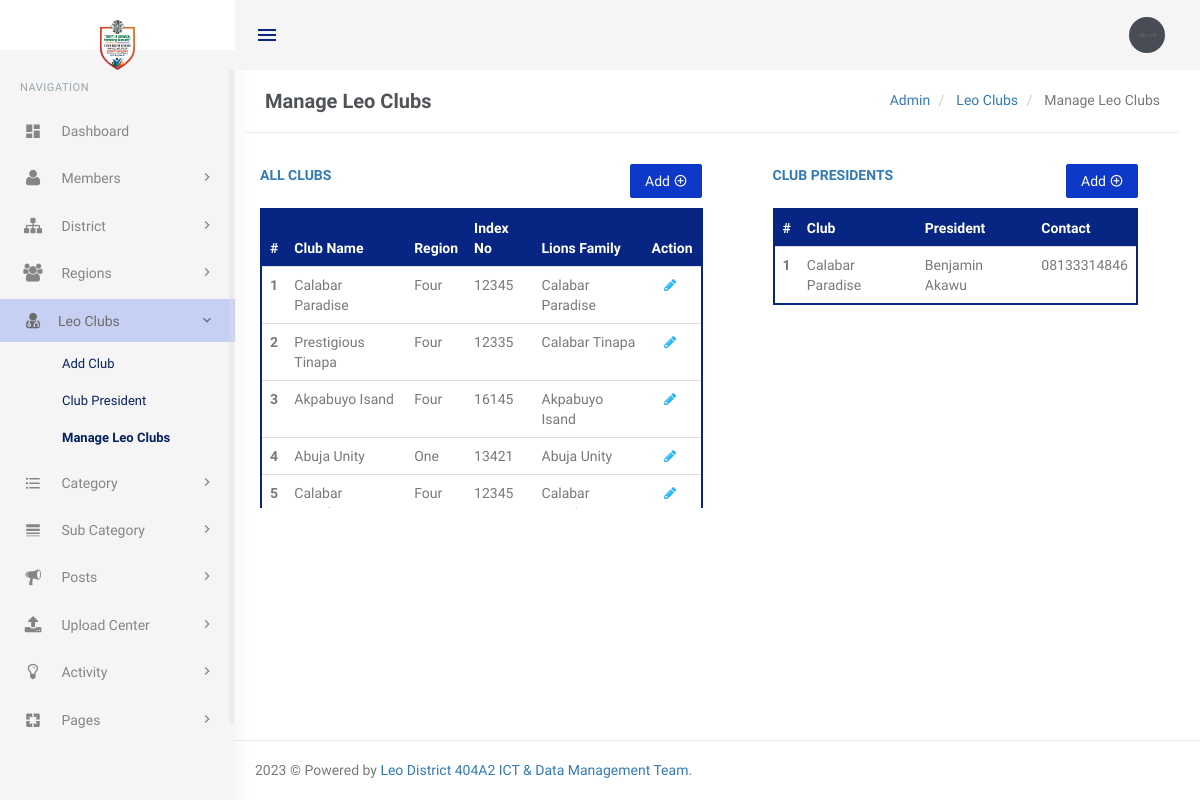
Before: /app/leo-clubs (signed in) with the older database file.
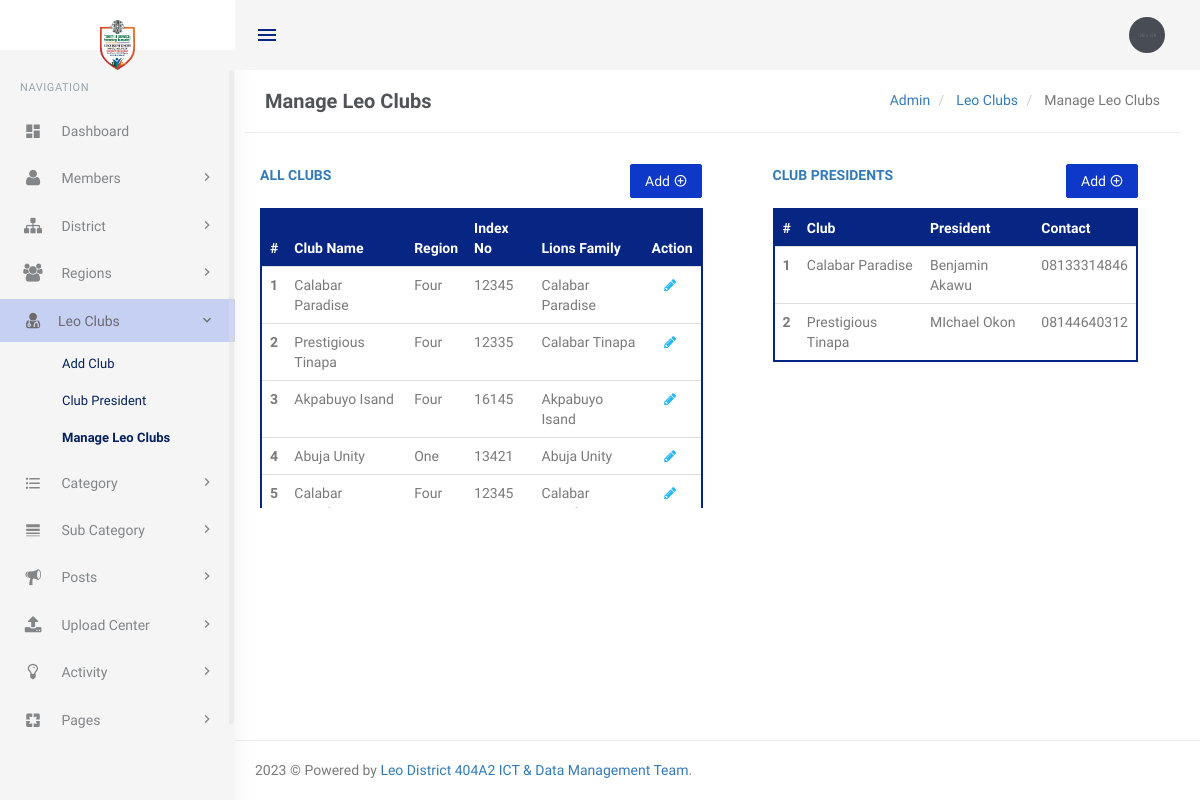
After: the same page with the newer database file.
### tables this page shows
CREATE TABLE `tblclubs` (
  `clubID` int(11) NOT NULL,
  `regionID` int(11) NOT NULL,
  `clubName` varchar(60) NOT NULL,
  `indexNo` varchar(10) DEFAULT NULL,
  `SponsorLions` varchar(60) NOT NULL,
  `dateUpdated` datetime DEFAULT current_timestamp(),
  `updatedBy` int(11) DEFAULT NULL,
  `isActive` int(1) NOT NULL DEFAULT 1
);

CREATE TABLE `tblregion` (
  `regionID` int(11) NOT NULL,
  `region` varchar(20) NOT NULL,
  `dateUpdated` timestamp NOT NULL DEFAULT current_timestamp(),
  `updatedBy` int(11) NOT NULL,
  `isActive` int(1) NOT NULL DEFAULT 1
);

CREATE TABLE `tblclubpresidents` (
  `presidentID` int(11) NOT NULL,
  `president` int(11) DEFAULT NULL,
  `clubID` int(11) DEFAULT NULL,
  `serviceYr` int(11) DEFAULT NULL,
  `dateUpdated` datetime DEFAULT current_timestamp(),
  `updatedBy` int(11) DEFAULT NULL,
  `isActive` int(11) NOT NULL DEFAULT 1
);

CREATE TABLE `tblmembers` (
  `memberID` int(11) NOT NULL,
  `clubID` int(11) DEFAULT NULL,
  `regionID` int(11) DEFAULT NULL,
  `membershipNo` varchar(10) NOT NULL,
  `firstName` varchar(50) NOT NULL,
  `lastName` varchar(60) NOT NULL,
  `middleName` varchar(60) DEFAULT NULL,
  `memberEmail` varchar(60) NOT NULL,
  `gender` varchar(8) NOT NULL,
  `phone1` varchar(12) NOT NULL,
  `phone2` varchar(12) DEFAULT NULL,
  `address` varchar(100) DEFAULT NULL,
  `maritalStatus` varchar(30) NOT NULL,
  `occupation` varchar(40) NOT NULL,
  `city` varchar(30) DEFAULT NULL,
  `state` int(11) DEFAULT NULL,
  `stateOfOrigin` int(11) NOT NULL,
  `lgaOfOrigin` int(11) NOT NULL,
  `memberSince` varchar(5) NOT NULL,
  `dob` date NOT NULL,
  `memberPhoto` varchar(255) NOT NULL,
  `dateUpdated` datetime DEFAULT current_timestamp(),
  `updatedBy` int(11) DEFAULT NULL,
  `isActive` int(1) NOT NULL DEFAULT 1
);

### app/leo-clubs.php (the view, shortened to what the changed rows need)
<?php
include('includes/config.php');
if (strlen($_SESSION['login']) == 0) {
    header('location:index');
} else {
    $lsyQuery = "SELECT *  From tblserviceyr ORDER BY serviceYrID  desc";
    $query = mysqli_query($con, $lsyQuery);
    $result = mysqli_fetch_assoc($query);
    $currentLSYID = $result['serviceYrID'];
    ?>
<?php include('includes/pages-head.php'); ?>
<body class="fixed-left">
    <div id="wrapper">
        <div class="content-page">
            <div class="content">
                <div class="container">
                    <div class="row">
                        <div class="row">
                            <div class="col-md-12">
                                <div class="demo-box m-t-20">
                                    <div class="col-md-6 col-sm-12" style="margin-bottom: 50px">
                                        <div class="table-responsive table-wrapper-scroll-y custom-table-scrollbar">
                                            <table class="table m-0 table-colored-bordered table-bordered-primary"
                                                id="table_filter">
                                                <thead>
                                                    <tr>
                                                        <th>#</th>
                                                        <th> Club Name</th>
                                                        <th> Region</th>
                                                        <th> Index No</th>
                                                        <th> Lions Family</th>
                                                        <th style="text-align:center">Action</th>
                                                    </tr>
                                                </thead>
                                                <tbody>
                                                    <?php
                                                        $select_query = "Select * from  tblclubs c JOIN tblregion r ON r.regionID = c.regionID";
                                                        $query = mysqli_query($con, $select_query);
                                                        $rowcount = mysqli_num_rows($query);
                                                        $cnt = 1;
                                                        if ($rowcount == 0) { ?>
                                                    <tr>
                                                        <td colspan="7" align="center">
                                                            <h3 style="color:red">No entry yet</h3>
                                                        </td>
                                                    <tr>
                                                        <?php } else {
                                                            while ($row = mysqli_fetch_array($query)) {
                                                                ?>
                                                    <tr>
                                                        <th scope="row">
                                                            <?php echo htmlentities($cnt); ?>
                                                        </th>
                                                        <td>
                                                            <?php echo htmlentities($row['clubName']); ?>
                                                        </td>
                                                        <td>
                                                            <?php echo htmlentities($row['region']); ?>
                                                        </td>
                                                        <td>
                                                            <?php echo htmlentities($row['indexNo']); ?>
                                                        </td>
                                                        <td>
                                                            <?php echo htmlentities($row['SponsorLions']); ?>
                                                        </td>
                                                        <td style="text-align:center">
                                                            <a
                                                                href="add-club?cid=<?php echo htmlentities($row['clubID']); ?>"><i
                                                                    class="fa fa-pencil"
                                                                    style="color: #29b6f6;"></i>&nbsp; </a>
                                                        </td>
                                                    </tr>
                                                    <?php
                                                                $cnt++;
                                                            }
                                                        } ?>
                                                </tbody>
                                            </table>
                                        </div>
                                    </div>
                                    <div class="col-md-5 col-sm-12 ms-5 ">
                                        <div class="table-responsive table-wrapper-scroll-y custom-table-scrollbar">
                                            <table class="table m-0 table-colored-bordered table-bordered-primary"
                                                id="table_filter">
                                                <thead>
                                                    <tr>
                                                        <th>#</th>
                                                        <th> Club</th>
                                                        <th>President</th>
                                                        <th>Contact</th>
                                                    </tr>
                                                </thead>
                                                <tbody>
                                                    <?php
                                                        $select_query = "Select * from  tblclubpresidents p
                                                         JOIN tblmembers m ON m.memberID = p.president INNER JOIN tblclubs c ON c.clubID = m.clubID where p.serviceYr = $currentLSYID ";
                                                        $query = mysqli_query($con, $select_query);
                                                        $rowcount = mysqli_num_rows($query);
                                                        $cnt = 1;
                                                        if ($rowcount == 0) { ?>
                                                    <tr>
                                                        <td colspan="7" align="center">
                                                            <h3 style="color:red">No entry yet</h3>
                                                        </td>
                                                    <tr>
                                                        <?php } else {
                                                            while ($row = mysqli_fetch_array($query)) {
                                                                ?>
                                                    <tr>
                                                        <th scope="row">
                                                            <?php echo htmlentities($cnt); ?>
                                                        </th>
                                                        <td>
                                                            <?php echo htmlentities($row['clubName']); ?>
                                                        </td>
                                                        <td>
                                                            <?php echo htmlentities($row['firstName'] . ' ' . $row['lastName']); ?>
                                                        </td>
                                                        <td>
                                                            <?php echo htmlentities($row['phone1']); ?>
                                                        </td>
                                                    </tr>
                                                    <?php
                                                                $cnt++;
                                                            }
                                                        } ?>
                                                </tbody>
                                            </table>
                                        </div>
                                    </div>
                                </div>
                            </div>
                        </div>
                    </div>
                </div>
                <?php include('includes/footer.php'); ?>
</body>
</html>
<?php } ?>

Changed rows visible on the page:
added tblclubpresidents: clubID.clubName "Prestigious Tinapa", president.lastName "MIchael Okon", president.phone1 "08144640312"
